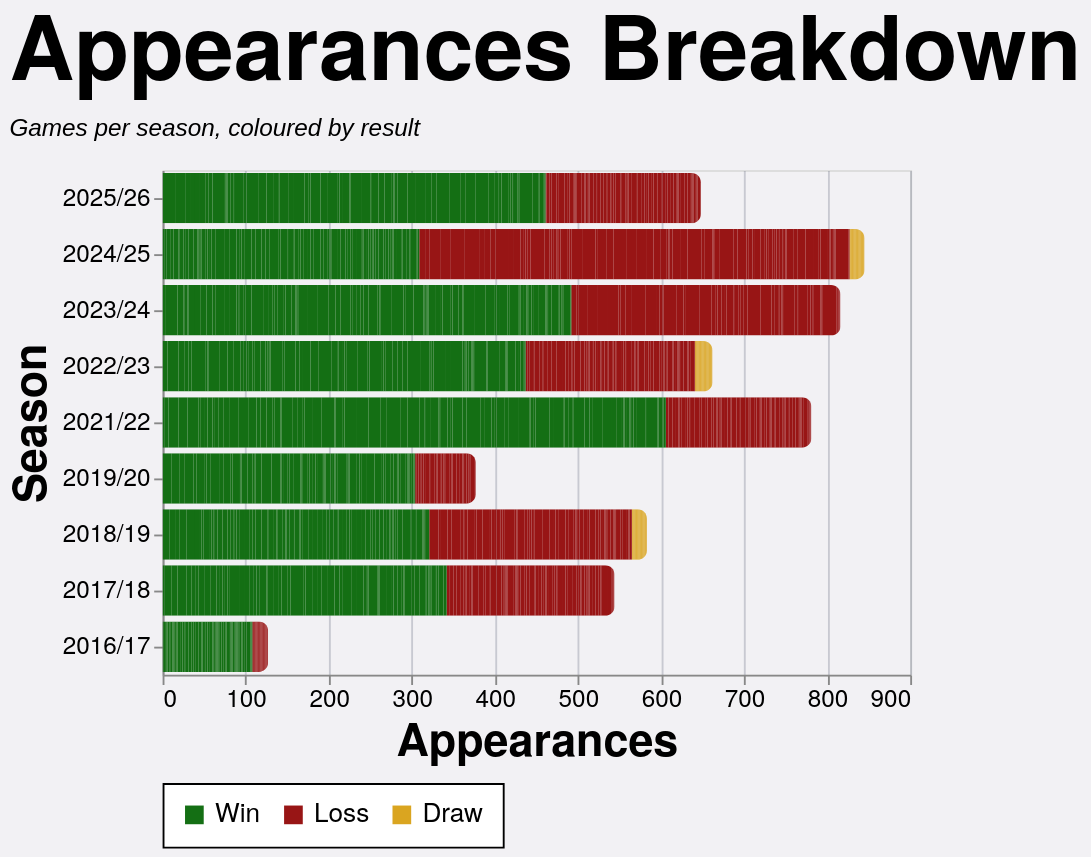

The specification (Vega-Lite) saved for this image:
### Vega-Lite specification from a JSON file in a GitHub repository (floating-point values rounded to 4 significant figures; data arrays with more than 128 entries replaced by an {"elided": "..."} marker saying what was removed)
{"config": {"axis": {"labelFont": "PT Sans Narrow, Helvetica Neue, Helvetica, Arial, sans-serif", "titleFont": "PT Sans Narrow, Helvetica Neue, Helvetica, Arial, sans-serif", "labelFontSize": 13, "titleFontSize": 24, "gridColor": "#202947", "gridOpacity": 0.2}, "text": {"font": "Lato, sans-serif"}, "bar": {"cornerRadiusEnd": 5}, "header": {"labelFont": "PT Sans Narrow, Helvetica Neue, Helvetica, Arial, sans-serif", "titleFont": "PT Sans Narrow, Helvetica Neue, Helvetica, Arial, sans-serif", "labelFontSize": 24, "titleFontSize": 28, "labelFontWeight": "bold", "orient": "left"}, "legend": {"labelFont": "PT Sans Narrow, Helvetica Neue, Helvetica, Arial, sans-serif", "titleFont": "PT Sans Narrow, Helvetica Neue, Helvetica, Arial, sans-serif", "labelFontSize": 14, "titleFontSize": 16, "titlePadding": 5, "fillColor": "white", "strokeColor": "black", "padding": 10, "titleFontWeight": "lighter", "titleFontStyle": "italic", "titleColor": "gray", "offset": 10}, "title": {"font": "PT Sans Narrow, Helvetica Neue, Helvetica, Arial, sans-serif", "fontSize": 48, "fontWeight": "bold", "anchor": "start", "align": "center", "titlePadding": 20, "subtitlePadding": 10, "subtitleFontSize": 13, "subtitleColor": "", "subtitleFontStyle": "italic", "offset": 15, "color": "black"}, "axisX": {"labelAngle": 0}, "facet": {"title": null, "header": null, "align": {"row": "each", "column": "each"}}, "resolve": {"scale": {"y": "independent", "facet": "independent"}}, "background": "#f2f1f4", "scale": {"offsetBandPaddingOuter": 0.2, "offsetBandPaddingInner": 0.1}}, "data": {"name": "data-dcd871d4bf67911cc35d3b208133ea97"}, "mark": {"type": "bar"}, "encoding": {"color": {"field": "color_value", "legend": {"orient": "bottom", "title": null}, "scale": {"domain": ["Win", "Loss", "Draw"], "range": ["#146f14", "#981515", "goldenrod"]}, "sort": {"field": "sum(apps)", "op": "sum", "order": "descending"}, "type": "nominal"}, "tooltip": [{"field": "player", "title": "Player", "type": "nominal"}, {"field": "season", "title": "Season", "type": "nominal"}, {"field": "color_value", "title": "Group", "type": "nominal"}, {"aggregate": "sum", "field": "apps", "title": "Appearances", "type": "quantitative"}], "x": {"aggregate": "sum", "field": "apps", "title": "Appearances", "type": "quantitative"}, "y": {"field": "season", "sort": {"field": "season_sort", "op": "max", "order": "descending"}, "title": "Season", "type": "nominal"}}, "height": {"step": 30}, "title": {"text": "Appearances Breakdown", "subtitle": "Games per season, coloured by result"}, "width": 400, "$schema": "https://vega.github.io/schema/vega-lite/v5.20.1.json", "datasets": {"data-dcd871d4bf67911cc35d3b208133ea97": {"elided": "2498 records"}}}
